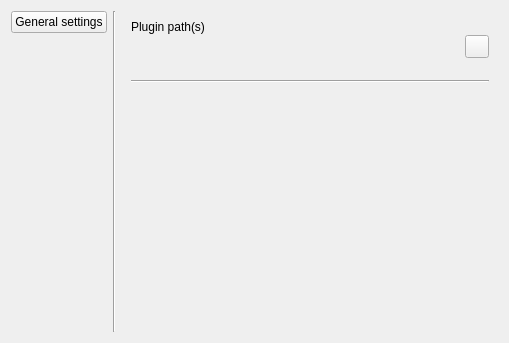
<?xml version="1.0" encoding="UTF-8"?>
<ui version="4.0">
 <class>Form</class>
 <widget class="QWidget" name="Form">
  <property name="geometry">
   <rect>
    <x>0</x>
    <y>0</y>
    <width>509</width>
    <height>343</height>
   </rect>
  </property>
  <property name="windowTitle">
   <string>Settings</string>
  </property>
  <layout class="QHBoxLayout" name="horizontalLayout">
   <item>
    <layout class="QVBoxLayout" name="verticalLayout">
     <item>
      <widget class="QPushButton" name="pushGeneral">
       <property name="text">
        <string>General settings</string>
       </property>
      </widget>
     </item>
     <item>
      <spacer name="verticalSpacer">
       <property name="orientation">
        <enum>Qt::Vertical</enum>
       </property>
       <property name="sizeHint" stdset="0">
        <size>
         <width>20</width>
         <height>40</height>
        </size>
       </property>
      </spacer>
     </item>
    </layout>
   </item>
   <item>
    <widget class="Line" name="line">
     <property name="orientation">
      <enum>Qt::Vertical</enum>
     </property>
    </widget>
   </item>
   <item>
    <widget class="QStackedWidget" name="stackedWidget">
     <widget class="QWidget" name="page_3">
      <layout class="QVBoxLayout" name="verticalLayout_2" stretch="0,0,1">
       <item>
        <layout class="QHBoxLayout" name="horizontalLayout_2" stretch="0,1">
         <item>
          <layout class="QVBoxLayout" name="verticalLayout_4">
           <item>
            <widget class="QLabel" name="label">
             <property name="text">
              <string>Plugin path(s)</string>
             </property>
            </widget>
           </item>
           <item>
            <spacer name="verticalSpacer_3">
             <property name="orientation">
              <enum>Qt::Vertical</enum>
             </property>
             <property name="sizeHint" stdset="0">
              <size>
               <width>20</width>
               <height>40</height>
              </size>
             </property>
            </spacer>
           </item>
          </layout>
         </item>
         <item>
          <layout class="QVBoxLayout" name="verticalLayout_3">
           <item>
            <layout class="QVBoxLayout" name="layoutPluginEdits"/>
           </item>
           <item>
            <widget class="QToolButton" name="pushAddPluginPath">
             <property name="text">
              <string/>
             </property>
             <property name="icon">
              <iconset resource="../res/icons.qrc">
               <normaloff>:/add.svg</normaloff>:/add.svg</iconset>
             </property>
            </widget>
           </item>
          </layout>
         </item>
        </layout>
       </item>
       <item>
        <widget class="Line" name="line_2">
         <property name="orientation">
          <enum>Qt::Horizontal</enum>
         </property>
        </widget>
       </item>
       <item>
        <spacer name="verticalSpacer_2">
         <property name="orientation">
          <enum>Qt::Vertical</enum>
         </property>
         <property name="sizeHint" stdset="0">
          <size>
           <width>20</width>
           <height>40</height>
          </size>
         </property>
        </spacer>
       </item>
      </layout>
     </widget>
     <widget class="QWidget" name="page_4"/>
    </widget>
   </item>
  </layout>
 </widget>
 <resources>
  <include location="../res/icons.qrc"/>
 </resources>
 <connections/>
</ui>
